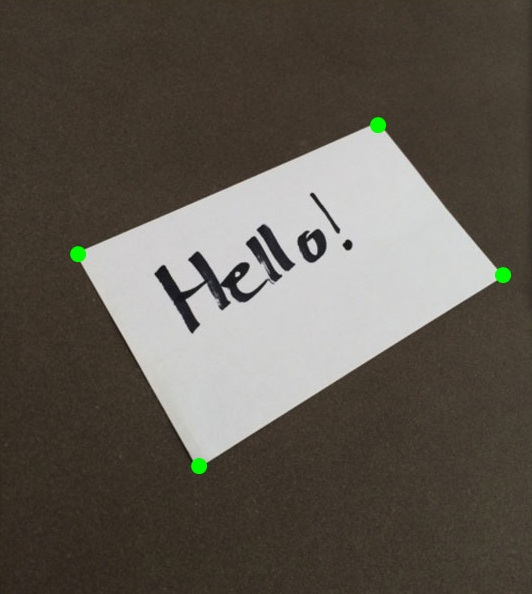
#> input picture warp.jpg, 532 x 594 px, found by its file name
$ python 18-Chapter_18.py
#> lines starting #> are read from the running program, lines starting #| are printed output that depends on the picture
## How to change the perspective of an image

import cv2 as cv
import numpy as np

img = cv.imread("resources/warp.jpg")
#> img is the input picture: shape (594, 532, 3); mean B, G, R 80.8, 89.2, 95.2
print(img.shape)
#| (594, 532, 3)

#  defining points
point1 = np.float32([[78,251], [380,126], [201,467], [504,277]])
width = 532
height = 594
point2 = np.float32([[0,0], [width,0], [0,height], [width, height]])

matrix = cv. getPerspectiveTransform(point1, point2)
out_img = cv.warpPerspective(img, matrix, (width, height))
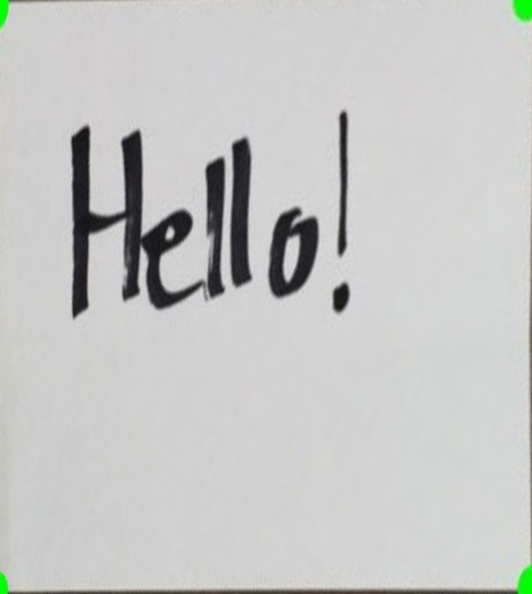
#> out_img: shape (594, 532, 3); mean B, G, R 197.5, 198.6, 197.8

cv.imshow('Original', img)
cv.imshow('Transformed', out_img)
cv.imwrite('resources/warp_perspective.png', out_img)


cv.waitKey(0)
cv.destroyAllWindows
